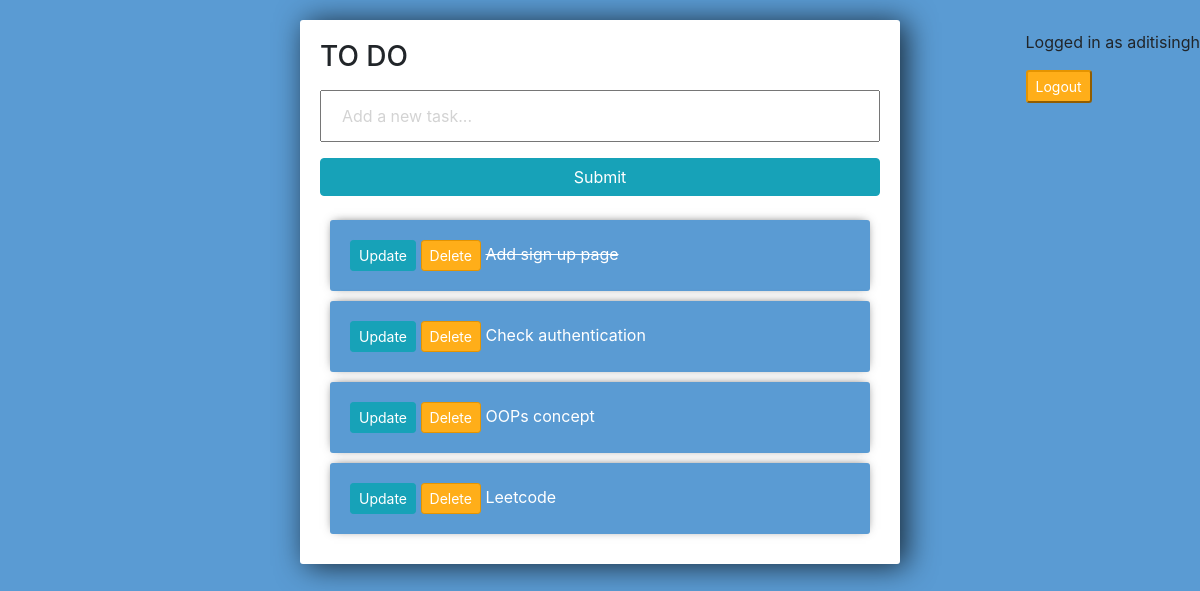
Page / (signed in) on the earlier database version.
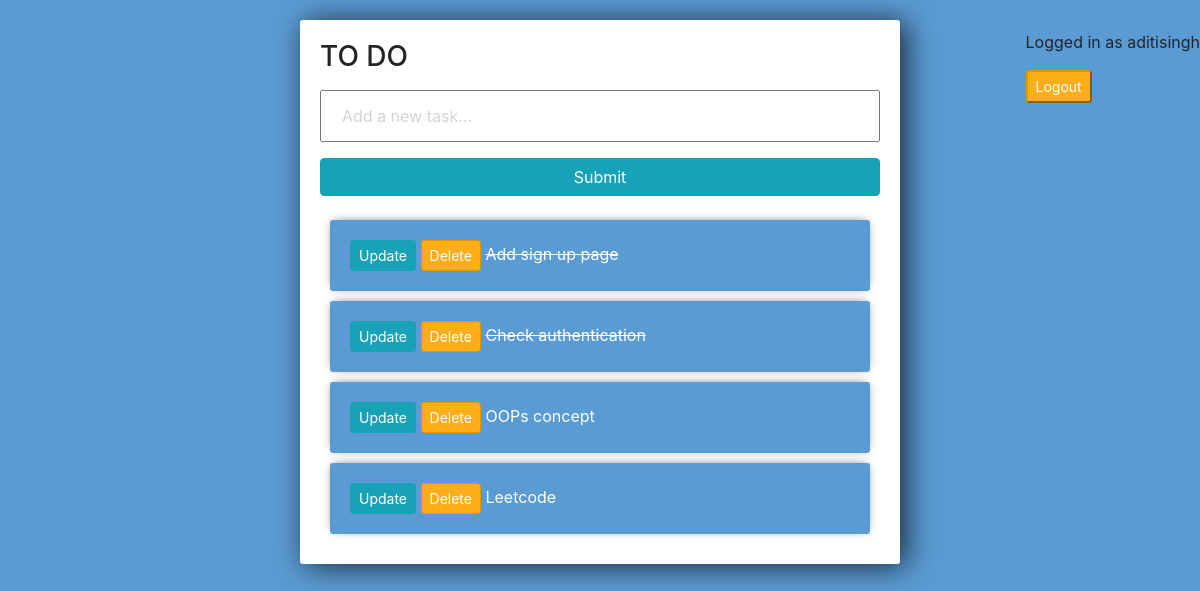
Same page on the later database version.
### tasks/models.py (models this page shows)
class Task(models.Model):
    user = models.ForeignKey(User,on_delete=models.CASCADE)
    title = models.CharField(max_length=200)
    complete = models.BooleanField(default=False)
    created = models.DateTimeField(auto_now_add=True)
    def __str__(self) :
        return f"{self.title}"

### tasks/views.py (the view)
# urls.py: path('',views.index, name = "list"),
@login_required
def index(request):
    tasks = Task.objects.filter(user=request.user)
    if request.method == 'POST':
        form = TaskForm(request.POST)
        if form.is_valid():
            task = form.save(commit=False)
            task.user = request.user  # Set the user to the logged-in user
            task.save()
            return redirect('/')
    else:
        form = TaskForm()
    context = {
        'tasks': tasks,
        'form': form
    }
    return render(request, 'tasks/list.html', context)

### tasks/forms.py
class TaskForm(forms.ModelForm):
    title = forms.CharField(widget= forms.TextInput(attrs={'placeholder':'Add a new task...'}))
    class Meta:
        model = Task
        fields =['title','complete']

### tasks/templates/tasks/list.html (shortened to what this page needs)
<link rel="stylesheet" href="https://stackpath.bootstrapcdn.com/bootstrap/4.3.1/css/bootstrap.min.css">
<div>
<form method="POST" action="{% url 'logout' %}" class="logout-form">
	<p>Logged in as {{ request.user }}</p>
	{% if request.user.is_authenticated %}
		<button class="btn-sm btn-danger" type="submit">Logout</button>
	{% endif %}
</form>
</div>
<div class="center-column">
<h3>TO DO</h3>
    <form method="POST" action="">
        {{ form.title }}
        <input class="btn btn-info" type="submit" name="Create Task">
    </form>
    {% for task in tasks %}
        <div class ="item-row">
            <a class="btn btn-sm btn-info" href = "{% url 'update_task' task.pk %}"> Update</a>
            <a class="btn btn-sm btn-danger"  href = "{% url 'delete_task' task.pk %}"> Delete</a>
            {% if task.complete == True %}
            <strike>{{ task }}</strike>
            {% else %}
            <span>{{ task}}</span>
            {% endif %}
        </div>
    {% endfor %}
</div>

### tasks/templates/tasks/list.html (style rules this page uses)
input { width: 100%; padding: 12px 20px; margin: 8px 0; box-sizing: border-box; }
input::placeholder { color: #d3d3d3; }
.center-column { width:600px; margin: 20px auto; padding:20px; background-color: #fff; border-radius: 3px; box-shadow: 6px 2px 30px 0px rgba(0,0,0,0.75); }
.item-row { background-color: #5a9bd3; margin: 10px; padding: 20px; border-radius: 3px; color: #fff; font-size: 16px; box-shadow: 0px -1px 10px -4px rgba(0,0,0,0.75); }
.btn-danger { background-color: #ffae19; border-color: #e59400; }
.logout-form { float: right; margin-top: 10px; }

Differences in the rows shown:
changed Task "Check authentication": complete False → True (drawn)
